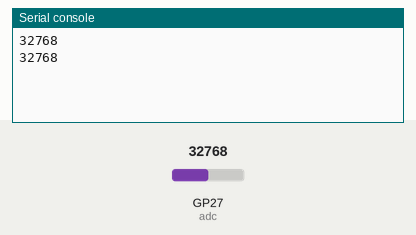
This program was run on a simulated Raspberry Pi Pico running MicroPython. Parts: the last lines printed to the serial console. Inputs (shaded band) come from the test bench; at power-on: GP27 (adc) = 32768 (analog values on the 0–65535 scale).

Above: at 1.2 s.
1.3 s: GP27 (adc) set to 45874
At 2.6 s:
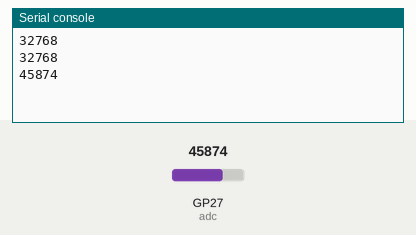
2.8 s: GP27 (adc) set to 57670
At 3.8 s:
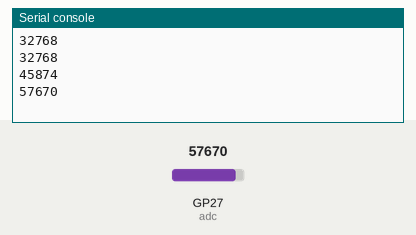
Timing chart, 0 to 5.8 s (numbered marks = the images above; inputs shaded):
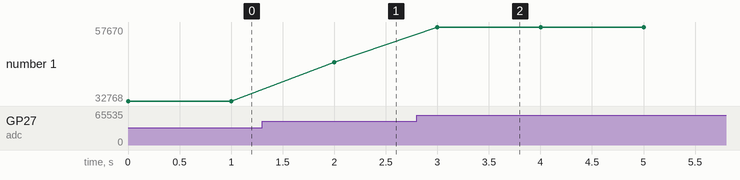

Measured:
- after the input at 1.3 s, the serial console: prints a new line after 0.70 s (image 1)
- after the input at 2.8 s, the serial console: prints a new line after 0.20 s (image 2)
- plotted number 1: 32768 → 45874 after the input at 1.3 s, 45874 → 57670 after the input at 2.8 s

The program:

Pico_ADC.py
```python
from machine import ADC
import machine
import time

#create an ADC object
#Set pin connected to ADC signal to 27
adc = ADC(machine.Pin(27))          # create ADC object on ADC pin
while True:
    # read value, 0-65536 across voltage range 0.0v - 3.3v
    print(adc.read_u16())
    #Delay for 1 second
    time.sleep(1)
```
